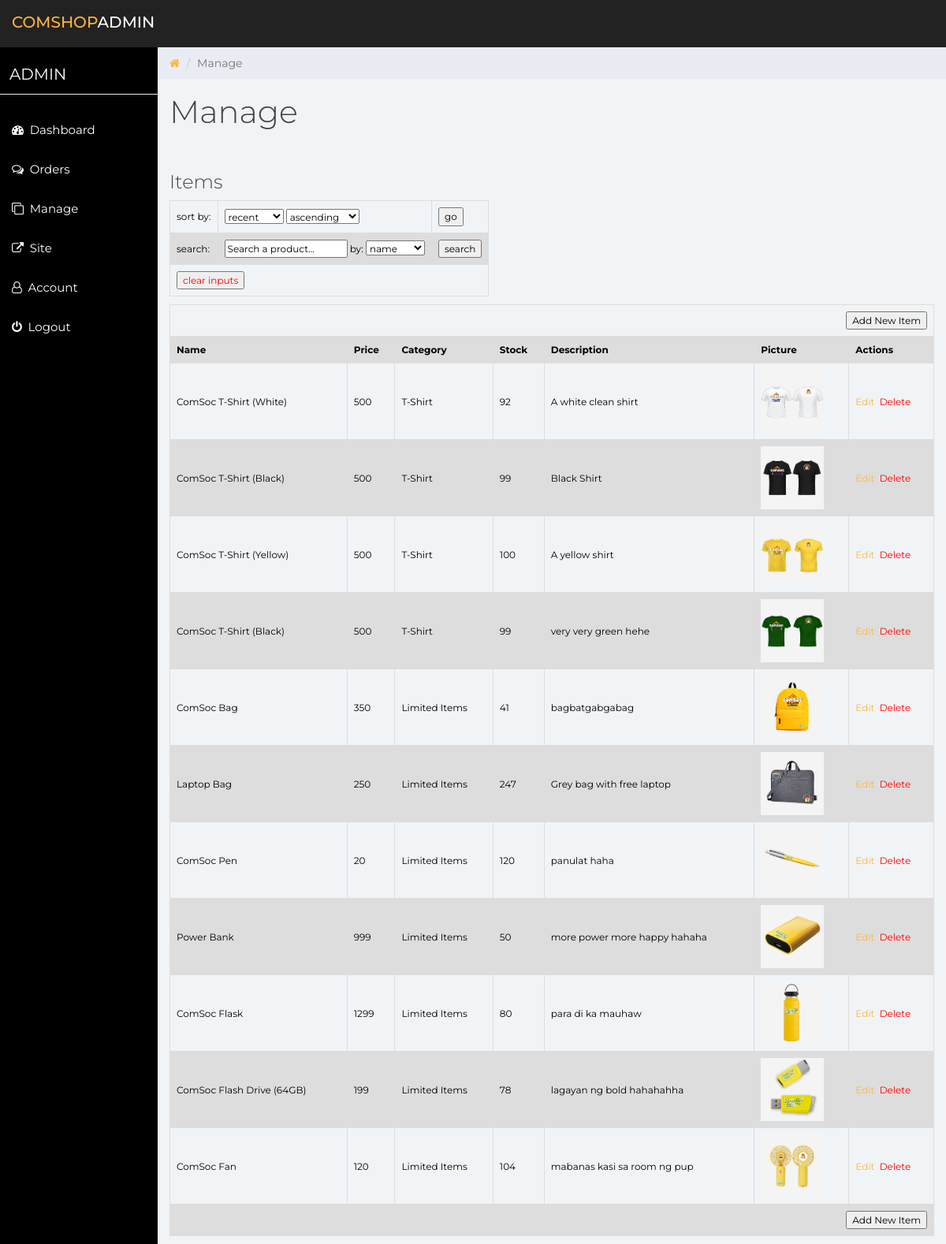
Page /manage/manage.php (signed in) on the committed database.
### tables this page shows
CREATE TABLE `items` (
  `ID` int(11) NOT NULL,
  `picture` varchar(50) NOT NULL,
  `name` varchar(50) NOT NULL,
  `price` int(5) NOT NULL,
  `category` varchar(30) NOT NULL,
  `stock` int(6) NOT NULL,
  `description` varchar(300) NOT NULL
);

### manage/manage.php (the view, shortened to what this page needs)
<?php
	include 'db.php';
	$adQuery = "SELECT * FROM `items`";
	if(isset($_GET['sort']))
	{
		$sortby = $_GET['sort'];
		$ascdesc = $_GET['asc'];
		if($sortby=="price"||$sortby=="stock")
			$adQuery = "SELECT * FROM `items` ORDER BY cast($sortby as unsigned) $ascdesc;";
		else if($sortby=="recent")
			$adQuery = "SELECT * FROM `items` ORDER BY ID $ascdesc";
		else
			$adQuery = "SELECT * FROM `items` ORDER BY $sortby $ascdesc;";
	}
	else
	{
		$adQuery = "SELECT * FROM `items`";
	}
	$adResult = mysqli_query($conn ,$adQuery);
?>
<!DOCTYPE html>
<html>
<head>
	<link href="css/bootstrap.min.css" rel="stylesheet">
	<link href="css/font-awesome.min.css" rel="stylesheet">
	<link href="css/datepicker3.css" rel="stylesheet">
	<link href="css/styles.css" rel="stylesheet">
</head>
<body>
	<?php include 'topnav.php'; ?>
	<div class="col-sm-9 col-sm-offset-3 col-lg-10 col-lg-offset-2 main">
		<div class="row">
			<ol class="breadcrumb">
				<li>
					<a href="index.php"><em class="fa fa-home"></em></a>
				</li>
				<li class="active">Manage</li>
			</ol>
		</div>
		<div class="row">
			<div class="col-lg-12 ">
				<h1 class="page-header">Manage</h1>
			</div>
		</div>
		<h3>Items</h3>
		<table style="width:auto">
			<tr>
				<form action="?" method="post">
				<td>sort by:</td>
				<?php
				if(isset($_GET['sort']))
				{
					echo'
					<td>
						<select name="by">
							<option value="recent" ';if($_GET['sort']=="recent")echo 'selected'; echo'>recent</option>
							<option value="name" ';if($_GET['sort']=="name")echo 'selected'; echo'>name</option>
							<option value="category" ';if($_GET['sort']=="category")echo 'selected'; echo'>category</option>
							<option value="price" ';if($_GET['sort']=="price")echo 'selected'; echo'>price</option>
							<option value="stock" ';if($_GET['sort']=="stock")echo 'selected'; echo'>stock</option>
						</select>
						<select name="asc">
							<option value="asc" ';if($_GET['asc']=="asc")echo 'selected'; echo'>ascending</option>
							<option value="desc" ';if($_GET['asc']=="desc")echo 'selected'; echo'>descending</option>
						</select>
					</td>';
				}
				else
				{
					echo'
					<td>
						<select name="by">
							<option value="recent">recent</option>
							<option value="name">name</option>
							<option value="category">category</option>
							<option value="price">price</option>
							<option value="stock">stock</option>
						</select>
						<select name="asc">
							<option value="asc">ascending</option>
							<option value="desc">descending</option>
						</select>
					</td>';
				}
				?>
				<td>
					<button type="submit" name="sort">go</button>
				</td>
				</form>
			</tr>
			<tr>
				<form method="post">
				<td>search:</td>
				<td>
				<?php
				if(isset($_GET['search']))
				{
					echo'
					<input type="text" name="Product" value="'.$_GET['search'].'" required="">
					by:
					<select name="by">
						<option value="name" ';if($_GET['sby']=="name")echo 'selected'; echo'>name</option>
						<option value="category" ';if($_GET['sby']=="category")echo 'selected'; echo'>category</option>
						<option value="price" ';if($_GET['sby']=="price")echo 'selected'; echo'>price</option>
						<option value="stock" ';if($_GET['sby']=="stock")echo 'selected'; echo'>stock</option>
					</select>';
				}
				else
				{
					echo'
					<input type="text" name="Product" value="Search a product..." onfocus=\'this.value = "";\' onblur=\'if (this.value == "") {this.value = "Search a product...";}\' required="">
					by:
					<select name="by">
						<option value="name">name</option>
						<option value="category">category</option>
						<option value="price">price</option>
						<option value="stock">stock</option>
					</select>';
				}
				?>
				</td>
				<td>
					<input type="submit" value="search" name="search">
				</td>
				</form>
			</tr>
			<tr>
				<td colspan="3" align="right" >
					<a href="manage.php" style="color:red"><input type="submit" value="clear inputs" name="clear"></a>
				</td>
			</tr>
		</table>
		<table class="servtable">
			<tr>
				<td colspan="7" style="text-align:right"><button name="" onClick="showItemModal()" type="submit">Add New Item</button></td>
			</tr>
			<tr>
				<th>Name</th>
				<th>Price</th>
				<th>Category</th>
				<th>Stock</th>
				<th>Description</th>
				<th>Picture</th>
				<th>Actions</th>
			</tr>
			<?php
				if (mysqli_num_rows($adResult) > 0)
				{
					while($adRow = mysqli_fetch_assoc($adResult))
					{
						echo
						'
							<tr>
								<td>'.$adRow['name'].'</td>
								<td>'.$adRow['price'].'</td>
								<td>'.$adRow['category'].'</td>
								<td>'.$adRow['stock'].'</td>
								<td>'.$adRow['description'].'</td>
								<td><img style="height:80px" src="../images/items/'.$adRow['picture'].'"/></td>
								<td>
									<a href="?edititemid='.$adRow['ID'].'">Edit</a>&nbsp;
									<a href="?delitemid='.$adRow['ID'].'?" style="color:red">Delete</a>
								</td>
							</tr>
						';
					}
				}
			?>
			<tr>
				<td colspan="7" style="text-align:right"><button name="" onClick="showItemModal()" type="submit">Add New Item</button></td>
			</tr>
		</table>
	</div>
</body>
</html>

### manage/topnav.php (shortened to what this page needs)
<?php
echo'
	<nav class="navbar navbar-custom navbar-fixed-top" role="navigation">
		<div class="container-fluid">
			<div class="navbar-header">
				<a class="navbar-brand" href="index.php"><span>ComShop</span>Admin</a>
			</div>
		</div>
	</nav>
	<div id="sidebar-collapse" class="col-sm-3 col-lg-2 sidebar">
		<div class="profile-sidebar"><!--
			<div class="profile-userpic">
				<img src="http://placehold.it/50/30a5ff/fff" class="img-responsive" alt="">
			</div>-->
			<div class="profile-usertitle">
				<div class="profile-usertitle-name">ADMIN</div><!--
				<div class="profile-usertitle-status"><span class="indicator label-success"></span>Online</div>-->
			</div>
		</div>
		<ul class="nav menu">
			<li><a href="index.php"><em class="fa fa-dashboard">&nbsp;</em> Dashboard</a></li>
			<li><a href="messages.php"><em class="fa fa-comments-o">&nbsp;</em> Orders</a></li>
			<li><a href="manage.php"><em class="fa fa-clone">&nbsp;</em> Manage</a></li>
			<li><a href="../" target="_blank"><em class="fa fa-external-link">&nbsp;</em> Site</a></li>
			<li><a href="account.php"><em class="fa fa-user-o">&nbsp;</em> Account</a></li>
			<li><a href="logout.php"><em class="fa fa-power-off">&nbsp;</em> Logout</a></li>
		</ul>
	</div>
	';
?>

### manage/css/styles.css (style rules this page uses)
body { background: #f1f4f7; padding-top: 60px; font-size: 14px; color: white; font-family: "Montserrat", "Helvetica Neue", Helvetica, Arial, sans-serif; }
a, a:hover, a:focus { color: #ffb53e; }
h1, h2, h3, h4, h5, h6 { color: #444444; }
h1 { font-weight: 300; font-size: 40px; }
h3, h4 { font-weight: 300; }
.navbar-custom { background: #222; height: 60px; }
.navbar-header .navbar-brand { color: #fff; font-size: 20px; text-transform: uppercase; font-weight: 500; height: 60px; padding-top: 18px; }
.navbar-header .navbar-brand span { color: #ffb53e; }
.navbar { border: 0; }
.sidebar { display: block; padding: 0; display: none; box-shadow: none; background: black; }
.sidebar ul { margin: 20px 0px; }
@media (min-width: 768px) { .sidebar { display: block; position: fixed; top: 60px; bottom: 0; left: 0; z-index: 1000; display: block; margin: 0; padding: 0; overflow-x: hidden; overflow-y: auto; } }
@media (min-width: 768px) { .navbar-header { width: 100%; } }
.sidebar ul.nav li a { height: 50px; font-size: 15px; line-height: 2em; color: white; }
.profile-sidebar { padding: 10px 0; border-bottom: 1px solid #e9ecf2; }
.profile-usertitle { float: left; text-align: left; margin: 10px 0 0 12px; }
.profile-usertitle-name { font-size: 20px; margin-bottom: 0px; }
.breadcrumb { border-radius: 0; padding: 10px 15px 10px 15px; background: #e9ecf2; margin: 0; }
h1.page-header { margin-top: 20px; border-bottom: 0; }

### manage/manage.php (style rules this page uses)
table { border-collapse: collapse; width: 100%; color:black; }
td, th { font-size:12px; border: 1px solid #dddddd; text-align: left; padding: 8px; }
tr:nth-child(even) { background-color: #dddddd; }
h3 { padding-top:5px; }
table { margin-bottom:10px; }

### rows in the picture
items: name "ComSoc T-Shirt (White)", price "500", category "T-Shirt", stock "92", description "A white clean shirt", picture (picture)
items: name "ComSoc T-Shirt (Black)", price "500", category "T-Shirt", stock "99", description "Black Shirt", picture (picture)
items: name "ComSoc T-Shirt (Yellow)", price "500", category "T-Shirt", stock "100", description "A yellow shirt", picture (picture)
items: name "ComSoc T-Shirt (Black)", price "500", category "T-Shirt", stock "99", description "very very green hehe", picture (picture)
items: name "ComSoc Bag", price "350", category "Limited Items", stock "41", description "bagbatgabgabag", picture (picture)
items: name "Laptop Bag", price "250", category "Limited Items", stock "247", description "Grey bag with free laptop", picture (picture)
items: name "ComSoc Pen", price "20", category "Limited Items", stock "120", description "panulat haha", picture (picture)
items: name "Power Bank", price "999", category "Limited Items", stock "50", description "more power more happy hahaha", picture (picture)
items: name "ComSoc Flask", price "1299", category "Limited Items", stock "80", description "para di ka mauhaw", picture (picture)
items: name "ComSoc Flash Drive (64GB)", price "199", category "Limited Items", stock "78", description "lagayan ng bold hahahahha", picture (picture)
items: name "ComSoc Fan", price "120", category "Limited Items", stock "104", description "mabanas kasi sa room ng pup", picture (picture)
